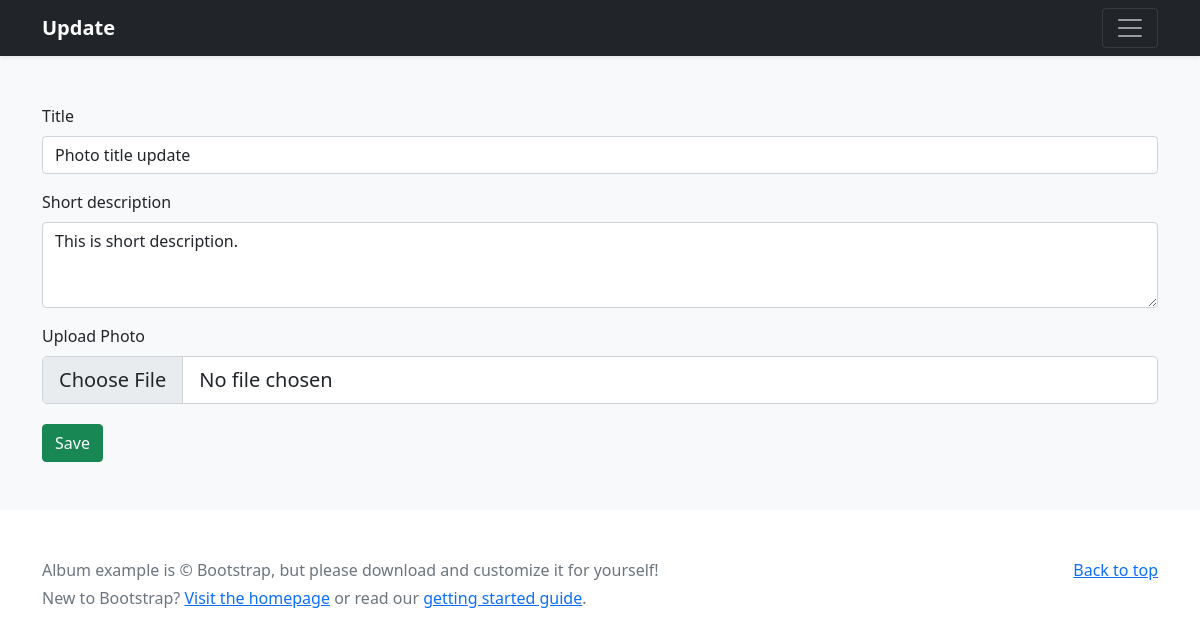
Screenshot of /bootstrap/1/update/ with the database file from the repository.
### bootstrap/models.py (models this page shows, shortened)
class Corousel(models.Model):
    title = models.CharField(max_length=50)
    short_description = models.TextField()
    image = models.ImageField(upload_to='carousel/')
    creation = models.DateTimeField(auto_now_add=True)

### bootstrap/views.py (the view, shortened to what this page needs)
# urls.py: path('<int:id>/update/', views.Update.as_view(), name='update')
class Update(UpdateView):
    template_name = 'update.html'
    form_class = AlbumForm
    def get_object(self):
        id = self.kwargs.get("id")
        return get_object_or_404(Corousel, id=id)

### bootstrap/forms.py
class AlbumForm(forms.ModelForm):
    class Meta:
        model = Corousel
        fields = ('title', 'short_description', 'image')

### templates/update.html (shortened to what this page needs)
{% load static %}
<!doctype html>
<html lang="en">
  <head>
<link href="{% static 'dist/css/bootstrap.min.css' %}" rel="stylesheet">
  </head>
  <body>
<header>
  <div class="navbar navbar-dark bg-dark shadow-sm">
    <div class="container">
      <a href="#" class="navbar-brand d-flex align-items-center">
        <strong>Update</strong>
      </a>
      <button class="navbar-toggler" type="button" data-bs-toggle="collapse" data-bs-target="#navbarHeader" aria-controls="navbarHeader" aria-expanded="false" aria-label="Toggle navigation">
        <span class="navbar-toggler-icon"></span>
      </button>
    </div>
  </div>
</header>
<main>
  <div class="album py-5 bg-light">
    <div class="container">
      <div class="row">
        <form action="." method="post" enctype="multipart/form-data">
            <div class="mb-3">
                <label for="exampleFormControlInput1" class="form-label">Title</label>
                <input type="text" name="title" class="form-control" id="exampleFormControlInput1" value="{{ object.title }}">
              </div>
              <div class="mb-3">
                <label for="exampleFormControlTextarea1" class="form-label">Short description</label>
                <textarea class="form-control" name="short_description" id="exampleFormControlTextarea1" rows="3">{{ object.short_description }}</textarea>
              </div>
              <div>
                <label for="formFileLg" class="form-label">Upload Photo</label>
                <input class="form-control form-control-lg" name="image" id="formFileLg" type="file">
              </div>
              <button style="margin-top: 20px;" type="submit" class="btn btn-success">Save</button>
            </form>
      </div>
    </div>
  </div>
</main>
<footer class="text-muted py-5">
  <div class="container">
    <p class="float-end mb-1">
      <a href="#">Back to top</a>
    </p>
    <p class="mb-1">Album example is &copy; Bootstrap, but please download and customize it for yourself!</p>
    <p class="mb-0">New to Bootstrap? <a href="/">Visit the homepage</a> or read our <a href="../getting-started/introduction/">getting started guide</a>.</p>
  </div>
</footer>
  </body>
</html>

### rows the page displays
Corousel: title "Photo title update", short_description "This is short description."
